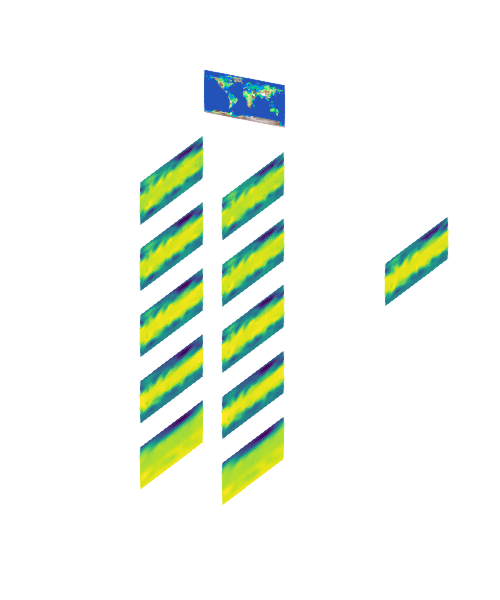

This chart was generated by the following Julia code:
using GLMakie
using NCDatasets
using GeometryBasics

function change_base_cord(data)
    new_data = zeros(Float32, size(data)[1], size(data)[2], size(data)[3] )
    new_data[1:Int8(size(data)[1]/2)+1, :, :] = reverse(data[1:Int8(size(data)[1]/2)+1, :, :], dims=1)
    new_data[Int8(size(data)[1]/2):end, :, :] = reverse(data[Int8(size(data)[1]/2):end, :, :], dims=1)
    return new_data ;
end

NCDataset("/Users/anand/Documents/data/WeatherDiff/geopotential_1979_5.625deg.nc")["level"][:]

function read_data()
    t2m_data = NCDataset("/Users/anand/Documents/data/WeatherDiff/2m_temperature_2018_5.625deg.nc")["t2m"] 
    gp_data = NCDataset("/Users/anand/Documents/data/WeatherDiff/geopotential_1979_5.625deg.nc")["z"]
    tp_data = NCDataset("/Users/anand/Documents/data/WeatherDiff/total_precipitation_1979_5.625deg.nc")["tp"]
    oro = NCDataset("/Users/anand/Documents/data/WeatherDiff/constants_5.625deg.nc")["orography"]

    oro_new = zeros(Float32, size(oro)[1], size(oro)[2])
    oro_new[1:Int8(size(oro)[1]/2)+1, :] = oro[Int8(size(oro)[1]/2):end, :]    
    oro_new[Int8(size(oro)[1]/2):end, :] = oro[1:Int8(size(oro)[1]/2)+1, :]    
    
    # oro = change_base_cord(oro)
    gp_new = zeros(Float32, size(gp_data)[1],size(gp_data)[2], 5, 500 )

    gp_new[:,:,1,:] = change_base_cord(gp_data[:,:,1,1:500])
    gp_new[:,:,2,:] = change_base_cord(gp_data[:,:,5,1:500])
    gp_new[:,:,3,:] = change_base_cord(gp_data[:,:,8,1:500])
    gp_new[:,:,4,:] = change_base_cord(gp_data[:,:,9,1:500])
    gp_new[:,:,5,:] = change_base_cord(gp_data[:,:,10,1:500])
    
    t2m_data = change_base_cord(t2m_data[:,:,1:500])
    tp_data = change_base_cord(tp_data[:,:,1:500])

    
    return t2m_data, gp_new, tp_data, oro_new
end


t2m_data, gp_data, tp_data,  oro= read_data()

f = Figure(resolution = (500,600))
ax = Axis3(f[1,1], limits=((0, 100), (0, 150), (0, 300)), azimuth=0.15*pi, aspect=(1,1,2) )
f

# Plot gp at t
for i=1:5
    hm = heatmap!(gp_data[:,:,i, i], transformation=(:xz,0))
    translate!(hm , 0, 0, 50*(i-1))
end
f


# Plot gp at t-1

for i=1:5
    hm = heatmap!(gp_data[:,:,i, i+5], transformation=(:xz,0))
    translate!(hm, 0, 64, 50*(i-1))
end
f


hm = heatmap!(log.(oro[:,:,1].+200), transformation=(:yz,0), colormap=:terrain)
translate!(hm, 0, 0,250)
f

hm = heatmap!(gp_data[:,:,3,21], transformation=(:xz,0))
translate!(hm, 0, 64*3, 175)
f

# plot oro




hidespines!(ax)
f
hidedecorations!(ax)
f
save("ml_data.png", f)